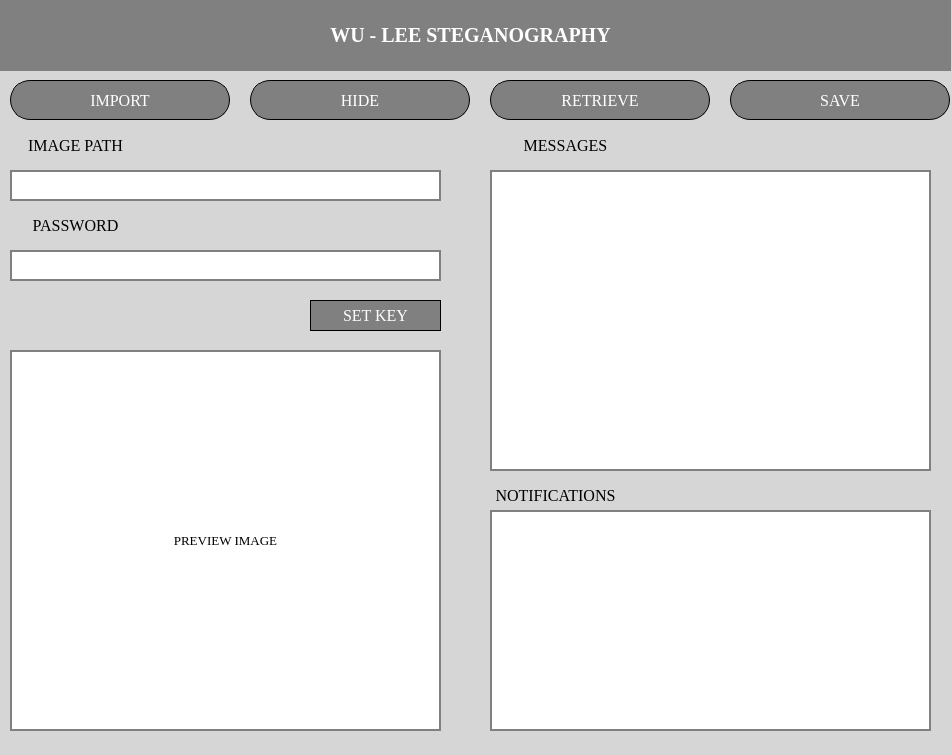
<?xml version="1.0" encoding="UTF-8"?>
<ui version="4.0">
 <class>MainWindow</class>
 <widget class="QMainWindow" name="MainWindow">
  <property name="geometry">
   <rect>
    <x>0</x>
    <y>0</y>
    <width>952</width>
    <height>755</height>
   </rect>
  </property>
  <property name="windowTitle">
   <string>MainWindow</string>
  </property>
  <property name="styleSheet">
   <string notr="true">background: rgb(214, 214, 214);</string>
  </property>
  <widget class="QWidget" name="centralwidget">
   <widget class="QLabel" name="tieu_de">
    <property name="geometry">
     <rect>
      <x>-10</x>
      <y>0</y>
      <width>961</width>
      <height>71</height>
     </rect>
    </property>
    <property name="font">
     <font>
      <family>Times New Roman</family>
      <pointsize>15</pointsize>
      <weight>75</weight>
      <italic>false</italic>
      <bold>true</bold>
      <underline>false</underline>
     </font>
    </property>
    <property name="styleSheet">
     <string notr="true">border:1px solid gray;
color:white;
background-color:gray;

</string>
    </property>
    <property name="text">
     <string>WU - LEE STEGANOGRAPHY</string>
    </property>
    <property name="alignment">
     <set>Qt::AlignCenter</set>
    </property>
    <property name="wordWrap">
     <bool>false</bool>
    </property>
   </widget>
   <widget class="QPushButton" name="_import">
    <property name="geometry">
     <rect>
      <x>10</x>
      <y>80</y>
      <width>220</width>
      <height>40</height>
     </rect>
    </property>
    <property name="font">
     <font>
      <family>Times New Roman</family>
      <pointsize>12</pointsize>
     </font>
    </property>
    <property name="styleSheet">
     <string notr="true">border-radius:20px;
border:1px solid black;
color:white;
background-color:gray;
</string>
    </property>
    <property name="text">
     <string>IMPORT</string>
    </property>
    <property name="icon">
     <iconset>
      <normaloff>_icon/folder.png</normaloff>_icon/folder.png</iconset>
    </property>
    <property name="iconSize">
     <size>
      <width>30</width>
      <height>30</height>
     </size>
    </property>
   </widget>
   <widget class="QLabel" name="_image_path">
    <property name="geometry">
     <rect>
      <x>10</x>
      <y>130</y>
      <width>131</width>
      <height>31</height>
     </rect>
    </property>
    <property name="font">
     <font>
      <family>Times New Roman</family>
      <pointsize>12</pointsize>
     </font>
    </property>
    <property name="styleSheet">
     <string notr="true">color:black;
</string>
    </property>
    <property name="text">
     <string>IMAGE PATH</string>
    </property>
    <property name="alignment">
     <set>Qt::AlignCenter</set>
    </property>
   </widget>
   <widget class="QPushButton" name="_hide">
    <property name="geometry">
     <rect>
      <x>250</x>
      <y>80</y>
      <width>220</width>
      <height>40</height>
     </rect>
    </property>
    <property name="font">
     <font>
      <family>Times New Roman</family>
      <pointsize>12</pointsize>
     </font>
    </property>
    <property name="styleSheet">
     <string notr="true">border-radius:20px;
border:1px solid black;
color:white;
background-color:gray;
</string>
    </property>
    <property name="text">
     <string>HIDE</string>
    </property>
    <property name="icon">
     <iconset>
      <normaloff>_icon/hide.png</normaloff>_icon/hide.png</iconset>
    </property>
    <property name="iconSize">
     <size>
      <width>30</width>
      <height>30</height>
     </size>
    </property>
   </widget>
   <widget class="QPushButton" name="_retrieve">
    <property name="geometry">
     <rect>
      <x>490</x>
      <y>80</y>
      <width>220</width>
      <height>40</height>
     </rect>
    </property>
    <property name="font">
     <font>
      <family>Times New Roman</family>
      <pointsize>12</pointsize>
     </font>
    </property>
    <property name="styleSheet">
     <string notr="true">border-radius:20px;
border:1px solid black;
color:white;
background-color:gray;
</string>
    </property>
    <property name="text">
     <string>RETRIEVE</string>
    </property>
    <property name="icon">
     <iconset>
      <normaloff>_icon/extract.png</normaloff>_icon/extract.png</iconset>
    </property>
    <property name="iconSize">
     <size>
      <width>30</width>
      <height>30</height>
     </size>
    </property>
   </widget>
   <widget class="QPushButton" name="_save">
    <property name="geometry">
     <rect>
      <x>730</x>
      <y>80</y>
      <width>220</width>
      <height>40</height>
     </rect>
    </property>
    <property name="font">
     <font>
      <family>Times New Roman</family>
      <pointsize>12</pointsize>
     </font>
    </property>
    <property name="styleSheet">
     <string notr="true">border-radius:20px;
border:1px solid black;
color:white;
background-color:gray;
</string>
    </property>
    <property name="text">
     <string>SAVE</string>
    </property>
    <property name="icon">
     <iconset>
      <normaloff>_icon/save.png</normaloff>_icon/save.png</iconset>
    </property>
    <property name="iconSize">
     <size>
      <width>30</width>
      <height>30</height>
     </size>
    </property>
   </widget>
   <widget class="QLabel" name="_viewImage">
    <property name="geometry">
     <rect>
      <x>10</x>
      <y>350</y>
      <width>431</width>
      <height>381</height>
     </rect>
    </property>
    <property name="font">
     <font>
      <family>Times New Roman</family>
      <pointsize>10</pointsize>
     </font>
    </property>
    <property name="styleSheet">
     <string notr="true">color:black;
background-color:white;
border:2px solid gray;
</string>
    </property>
    <property name="text">
     <string>PREVIEW IMAGE</string>
    </property>
    <property name="alignment">
     <set>Qt::AlignCenter</set>
    </property>
   </widget>
   <widget class="QLabel" name="_image_path_6">
    <property name="geometry">
     <rect>
      <x>490</x>
      <y>130</y>
      <width>151</width>
      <height>31</height>
     </rect>
    </property>
    <property name="font">
     <font>
      <family>Times New Roman</family>
      <pointsize>12</pointsize>
     </font>
    </property>
    <property name="styleSheet">
     <string notr="true">color:black;
</string>
    </property>
    <property name="text">
     <string>MESSAGES</string>
    </property>
    <property name="alignment">
     <set>Qt::AlignCenter</set>
    </property>
   </widget>
   <widget class="QLabel" name="_image_path_7">
    <property name="geometry">
     <rect>
      <x>490</x>
      <y>480</y>
      <width>131</width>
      <height>31</height>
     </rect>
    </property>
    <property name="font">
     <font>
      <family>Times New Roman</family>
      <pointsize>12</pointsize>
     </font>
    </property>
    <property name="styleSheet">
     <string notr="true">color:black;</string>
    </property>
    <property name="text">
     <string>NOTIFICATIONS</string>
    </property>
    <property name="alignment">
     <set>Qt::AlignCenter</set>
    </property>
   </widget>
   <widget class="QTextEdit" name="_message">
    <property name="geometry">
     <rect>
      <x>490</x>
      <y>170</y>
      <width>441</width>
      <height>301</height>
     </rect>
    </property>
    <property name="styleSheet">
     <string notr="true">color:black;
border:2px solid gray;
background-color:white</string>
    </property>
   </widget>
   <widget class="QLineEdit" name="_password">
    <property name="geometry">
     <rect>
      <x>10</x>
      <y>250</y>
      <width>431</width>
      <height>31</height>
     </rect>
    </property>
    <property name="styleSheet">
     <string notr="true">color:black;
border:2px solid gray;
background-color:white</string>
    </property>
    <property name="echoMode">
     <enum>QLineEdit::Password</enum>
    </property>
   </widget>
   <widget class="QLabel" name="_image_path_8">
    <property name="geometry">
     <rect>
      <x>10</x>
      <y>210</y>
      <width>131</width>
      <height>31</height>
     </rect>
    </property>
    <property name="font">
     <font>
      <family>Times New Roman</family>
      <pointsize>12</pointsize>
     </font>
    </property>
    <property name="styleSheet">
     <string notr="true">color:black;</string>
    </property>
    <property name="text">
     <string>PASSWORD</string>
    </property>
    <property name="alignment">
     <set>Qt::AlignCenter</set>
    </property>
   </widget>
   <widget class="QPushButton" name="_setkey">
    <property name="geometry">
     <rect>
      <x>310</x>
      <y>300</y>
      <width>131</width>
      <height>31</height>
     </rect>
    </property>
    <property name="font">
     <font>
      <family>Times New Roman</family>
      <pointsize>12</pointsize>
     </font>
    </property>
    <property name="styleSheet">
     <string notr="true">
border:1px solid black;
color:white;
background-color:gray;
</string>
    </property>
    <property name="text">
     <string>SET KEY</string>
    </property>
    <property name="iconSize">
     <size>
      <width>30</width>
      <height>30</height>
     </size>
    </property>
   </widget>
   <widget class="QTextEdit" name="_notifications">
    <property name="geometry">
     <rect>
      <x>490</x>
      <y>510</y>
      <width>441</width>
      <height>221</height>
     </rect>
    </property>
    <property name="styleSheet">
     <string notr="true">color:black;
border:2px solid gray;
background-color:white</string>
    </property>
    <property name="readOnly">
     <bool>true</bool>
    </property>
   </widget>
   <widget class="QLineEdit" name="_viewPath">
    <property name="geometry">
     <rect>
      <x>10</x>
      <y>170</y>
      <width>431</width>
      <height>31</height>
     </rect>
    </property>
    <property name="styleSheet">
     <string notr="true">color:black;
border:2px solid gray;
background-color:white</string>
    </property>
    <property name="readOnly">
     <bool>true</bool>
    </property>
   </widget>
  </widget>
  <widget class="QStatusBar" name="statusbar"/>
 </widget>
 <resources/>
 <connections/>
</ui>
